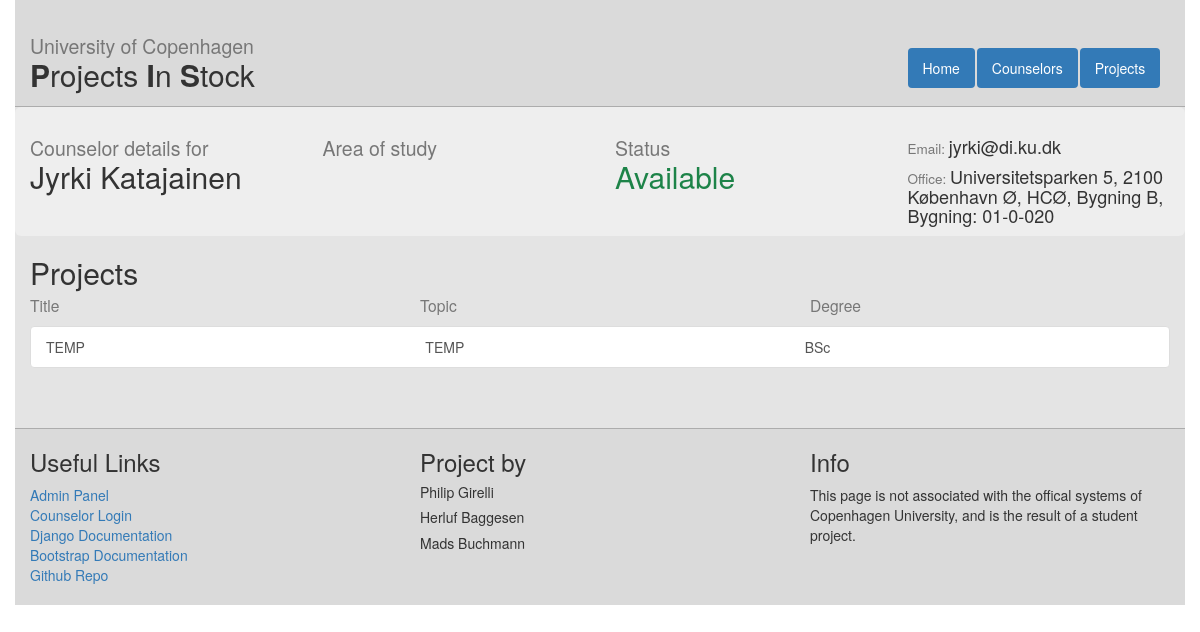
Page /counselors/221/ on the committed database.
### web/models.py (models this page shows, shortened)
class Counselor(models.Model):
    readonly_fields=('account_id',)
    name = models.CharField(max_length=255)
    email = models.EmailField()
    studyArea = models.CharField(max_length=255)
    office = models.CharField(max_length=255)
    projects = models.ManyToManyField(Project)
    url = models.URLField(default="NOURL")
    accountId = models.IntegerField(default=-1)
    statusChoices = (('Available','Available'),('Unavailable','Unavailable'))
    status = models.CharField(max_length=50, choices=statusChoices, default='Available')

class Project(models.Model):
    title = models.CharField(max_length = 120) #120 is up for discussion
    description = models.TextField()
    timestamp = models.DateTimeField(auto_now = False, auto_now_add = True)
    degreeChoices = (('BSc','Bachelor'),('MS','Masters'))
    degree = models.CharField(max_length = 5, choices = degreeChoices, default='BSc')
    topic = models.CharField(max_length = 120) #120 is up for discussion

### web/views.py (the view)
# urls.py: url(r'^counselors/(?P<counselor_id>[0-9]+)/$', views.counselor_detail, name="counselor_detail"),
def counselor_detail(request, counselor_id):
    counselor = get_object_or_404(Counselor, id=counselor_id)
    context = {
        'counselor': counselor
    }
    return render(request, 'web/counselor_detail.html', context)

### web/templates/web/counselor_detail.html (shortened to what this page needs)
{%extends "web/master.html" %}
{% block content%}
<div class="row info-box">
  <div class="col-md-3">
    <h2><small>Counselor details for</small><br />{{ counselor.name }}</h2>
  </div>
  <div class="col-md-3">
    <h2><small>Area of study</small><br />{{ counselor.study_area }}</h2>
  </div>
  <div class="col-md-3">
    <h2><small>Status</small><br />
        {% if counselor.status == "Available" %}
        <p class="colgreen">Available</p>
        {% else %}
        <p class="colred">Unavailable</p>
        {% endif %}
    </h2>
  </div>
  <div class="col-md-3">
    <br />
    <h4><small>Email:  </small>{{ counselor.email }}</h4>
    <h4><small>Office:  </small>{{ counselor.office }}</h4>
  </div>
</div>
  <h2>Projects</h2>
<div style="position: relative; top: -30px;">
  <div class="row">
    <div class="col-md-4">
      <h3><small>Title</small></h3>
    </div>
    <div class="col-md-4">
      <h3><small>Topic</small></h3>
    </div>
    <div class="col-md-4">
      <h3><small>Degree</small></h3>
    </div>
  </div>
  <div class="list-group" id="counselor_projects_list">
    {% for project in counselor.projects.all%}
    <a class="list-group-item" href="{% url 'project_detail' project.id %}">
      <div class="row">
        <div class="col-md-4">{{ project.title }}</div>
        <div class="col-md-4">{{ project.topic }}</div>
        <div class="col-md-4">{{ project.degree }}</div>
      </div>
    </a>
    {% endfor %}
  </div>
</div>
{% endblock %}

### web/static/web/style.css (style rules this page uses)
html, body { height : 100%; }
.info-box { background-color : #eee; border-radius: 6px; }

### web/templates/web/counselor_detail.html (style rules this page uses)
p.colgreen { color:#1D8348 }

### rows in the picture
Counselor: name "Jyrki Katajainen", email "jyrki@di.ku.dk", office "Universitetsparken 5, 2100 København Ø, HCØ, Bygning B, Bygning: 01-0-020"
Project: title "TEMP", topic "TEMP", degree "BSc"
